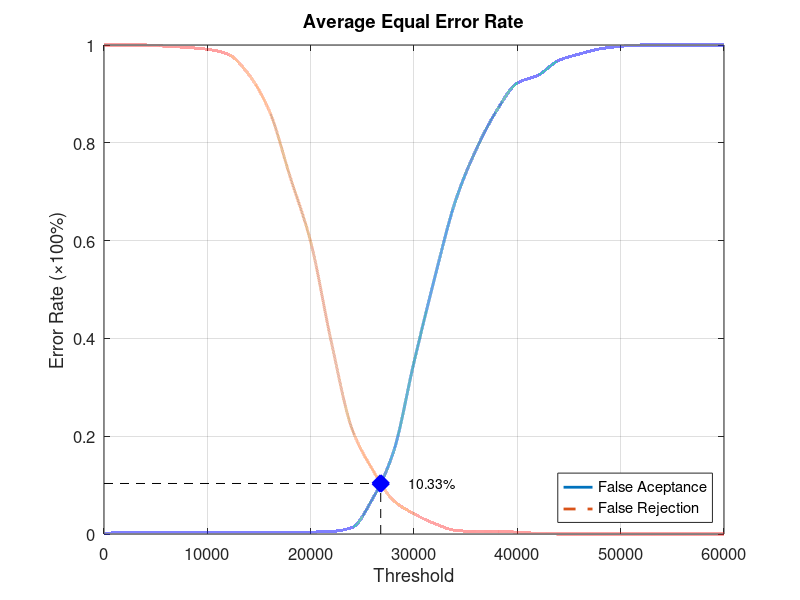
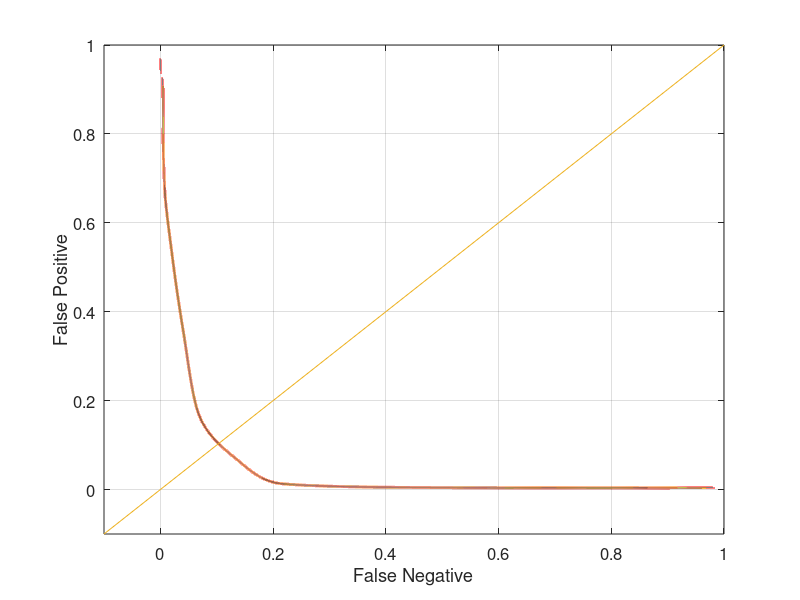

Write the MATLAB code that produced these figures, in order.
function yEER = Experiment2Average
close all;
clear;
clc;
x = 0:2000:60000;
xq = 0:0.5:60000;

y0 = [0 0.00394737 0.00394737 0.00394737 0.00394737 0.00394737 0.00394737 0.00394737 0.00394737 0.00394737 0.00394737 0.00526316 0.0131579 0.0723684 0.167105 0.351316 0.523684 0.680263 0.785526 0.865789 0.922368 0.938158 0.968421 0.981579 0.992105 0.997368 1 1 1 1 1];
yy0 = interp1(x, y0, xq, 'pchip');
y1 = [1 1 1 0.9975 0.995 0.99125 0.98125 0.94 0.865 0.73125 0.5975 0.3925 0.215 0.13125 0.06875 0.04125 0.02125 0.0075 0.005 0.005 0.00375 0.00125 0 0 0 0 0 0 0 0 0];
yy1 = interp1(x, y1, xq, 'pchip');

% Calculating EER: 
y2 = abs(y0 - y1);
find(y2 == min(y2))
yy2 = abs(yy0 - yy1);
xEER = find(yy2 == min(yy2));
xEERIndex = xq(xEER) % X-axis EER
yEER = yy0(xEER) % Y-axis EER

main = figure
plot(xq, yy0,'-','LineWidth', 2);	hold on
plot(xq, yy1,'--','LineWidth', 2);	hold on
plot([xEERIndex xEERIndex], [0 yEER], 'k--');	hold on
plot([0 xEERIndex], [yEER yEER], 'k--');	hold on
plot(xEERIndex, yEER, 'bx', 'LineWidth', 10);	hold on
text(xEERIndex + 10 * xEERIndex / 100, yEER, [num2str(round((10000 * yEER)) / 100) '%'])
legend('False Aceptance', 'False Rejection', 'Location', 'SouthEast')
xlabel('Threshold')
ylabel('Error Rate (\times100%)')
title('Average Equal Error Rate')
set(gca, 'FontSize', 12)
axis([0 60000 0 1])
grid on

print(main, 'Experiment2AverageMain', '-dpng');
FNRxFPR = figure('Color', [1 1 1]);
plot(yy1, yy0, '-', yy1, yy0, 'LineWidth', 2);
hold on
y = -0.1:0.1:1
plot(y, y); 
set(gca, 'FontSize', 12)
xlabel('False Negative')
ylabel('False Positive')
axis([-0.1 1 -0.1 1])
set(gca, 'FontSize', 12)
grid on

print(FNRxFPR, 'Experiment2AverageFNRxFPR','-dpng');
end
